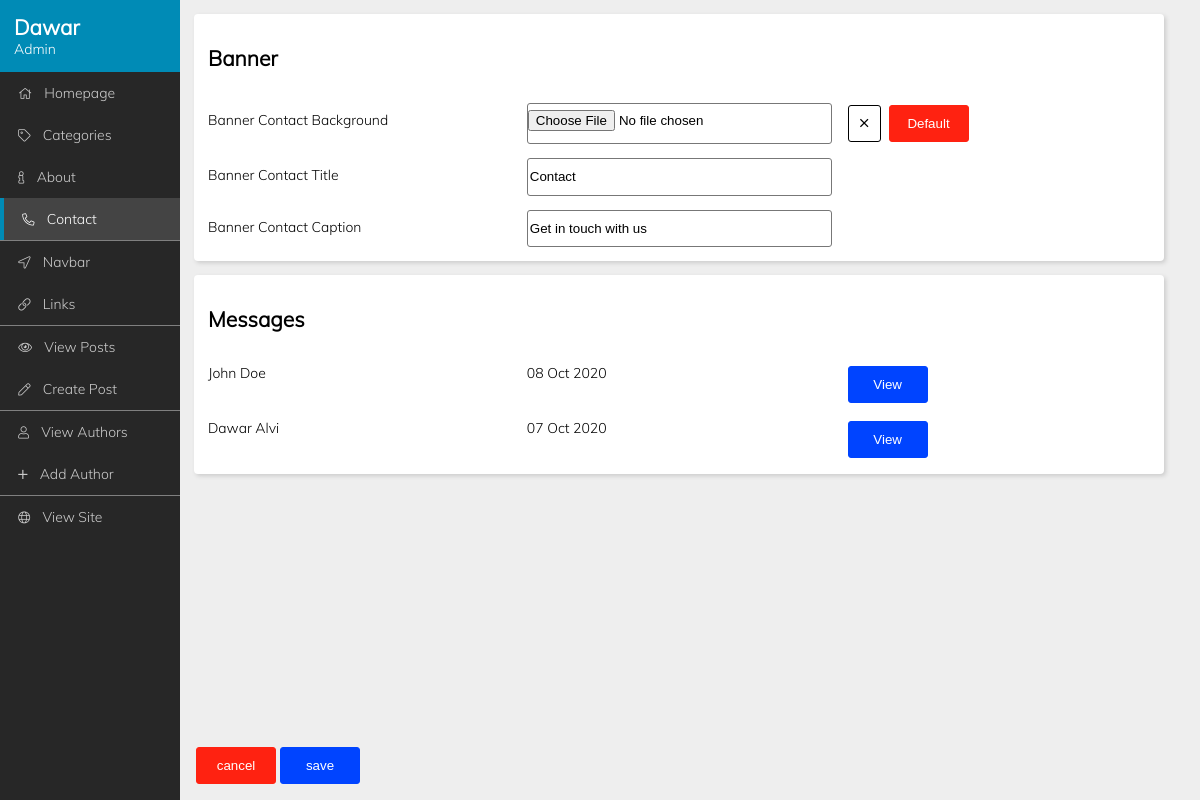
/cms/contact.php (signed in), run on an earlier commit of the app's database.
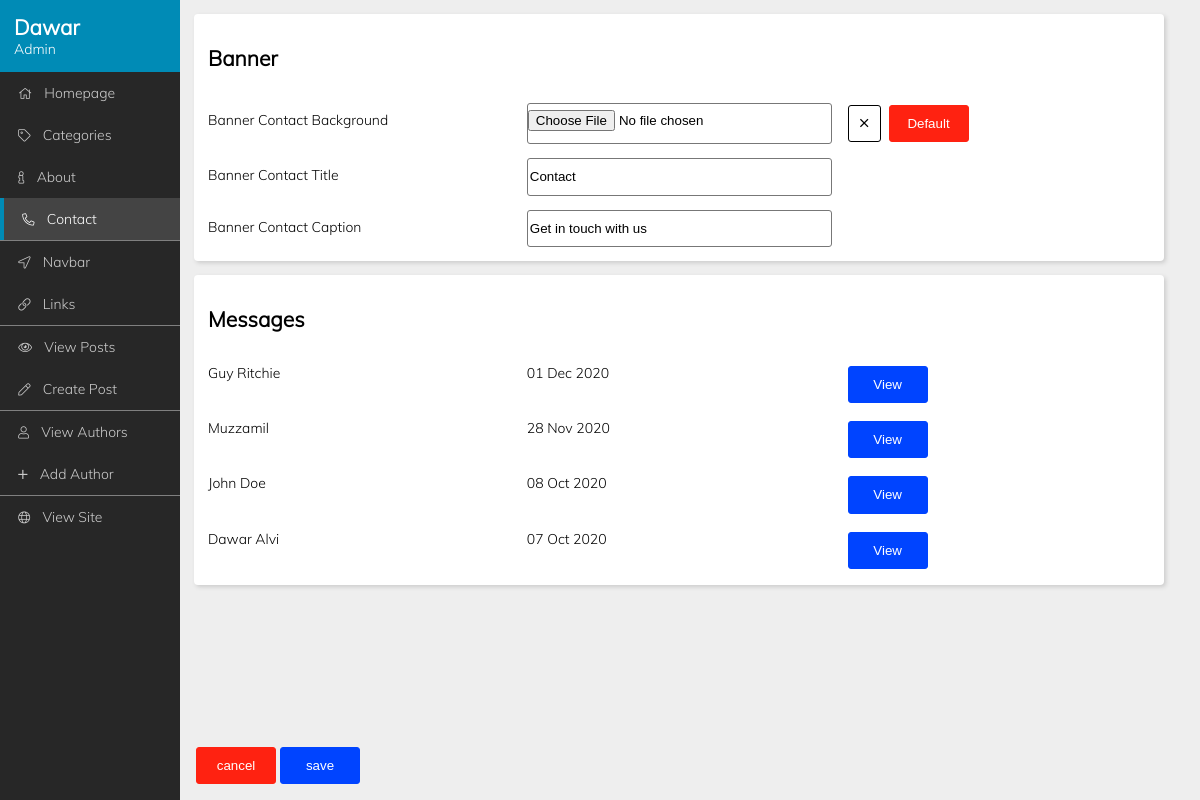
And on a later commit of the database.
### tables this page shows
CREATE TABLE `messages` (
  `id` int(11) NOT NULL,
  `sender` varchar(30) NOT NULL,
  `contents` text NOT NULL,
  `email` varchar(30) NOT NULL,
  `date` date NOT NULL
);

### includes/functions.php (called while the page is built, shortened)
<?php
    function get_date($d){
        return (new DateTime($d))->format("d M Y");
    }
    function confirm_query($result) {
        if(!$result) {
            die("Database query failed.");
        }
        else return $result;
    }
    function get_banner_info($page_name) {
        global $connection;
        $query = "SELECT `title`, `caption` FROM `main_pages` WHERE `page_name` = '{$page_name}'";
        $result = mysqli_query($connection, $query);
        return mysqli_fetch_assoc($result);
    }
    function get_messages() {
        global $connection;
        return mysqli_query($connection, "SELECT * FROM `messages` ORDER BY `id` DESC");
    }
?>

### cms/contact.php (the view, shortened to what this page needs)
<?php
	require_once("../includes/db_connect.php");
	require_once("../includes/functions.php");
	$banner_info 	 = get_banner_info("contact");
	$title 			 = $banner_info["title"];
	$caption 		 = $banner_info["caption"];
	$messages = get_messages();
?>
<!DOCTYPE html>
<html lang="en">
<head>
    <link rel="stylesheet" href="../css/all.min.css" type="text/css">
    <link rel="stylesheet" href="../css/light.min.css" type="text/css">
    <link rel="stylesheet" href="../css/custom/cms/base.php" type="text/css">
</head>
<body>
    <?php require_once('../includes/cms/nav.php'); ?>
    <div class="main">
        <form method="post" action="../action/cms/contact_submit.php" enctype="multipart/form-data">
		<?php if($_SESSION['is_admin']) { ?>
			<div class="section">
				<h2>Banner</h2>
				<label for="bc_bg">Banner Contact Background</label> <input type="file" name="banner_contact_bg" id="bc_bg">
				<span>
					<button type="button" class="btn"  title="Clear" onclick="document.getElementById('bc_bg').value='';"><span class="fal fa-times"></span></button>
					<button type="button" class="btn btn-cancel"  title="Use the default image" onclick="ajaxDeleteImage('bannercontact')">Default</button>
				</span>
				<label>Banner Contact Title</label> <input type="text" name="banner_contact_title" value="<?php echo($title) ?>">
				<label>Banner Contact Caption</label> <input type="text" name="banner_contact_caption" value="<?php echo($caption) ?>">
			</div>
			<div class="section-last">
				<button class="btn btn-cancel" onclick="window.location.reload()" title="Discard changes">cancel</button>
				<input type="submit" value="save" class="btn btn-confirm"title="Save changes">
			</div>
		<?php } ?>
			<div class="section">
				<h2>Messages</h2>
				<?php while($message = mysqli_fetch_assoc($messages)) { ?>
					<span><?php echo($message['sender']) ?></span>
					<span><?php echo(get_date($message['date'])) ?></span>
					<button type="button" class="btn btn-confirm" onclick="showMessageModal(<?php echo($message['id']) ?>, '<?php echo($message['sender']) ?>', '<?php echo($message['email']) ?>','<?php echo(get_date($message['date'])) ?>' , '<?php echo($message['contents']) ?>');" title="View message">View</button>
				<?php } ?>
			</div>
		</form>
	</div>
</body>
</html>

What changed in the data, as far as the page shows it:
added messages: sender "Guy Ritchie", date "01 Dec 2020"
added messages: sender "Muzzamil", date "28 Nov 2020"
